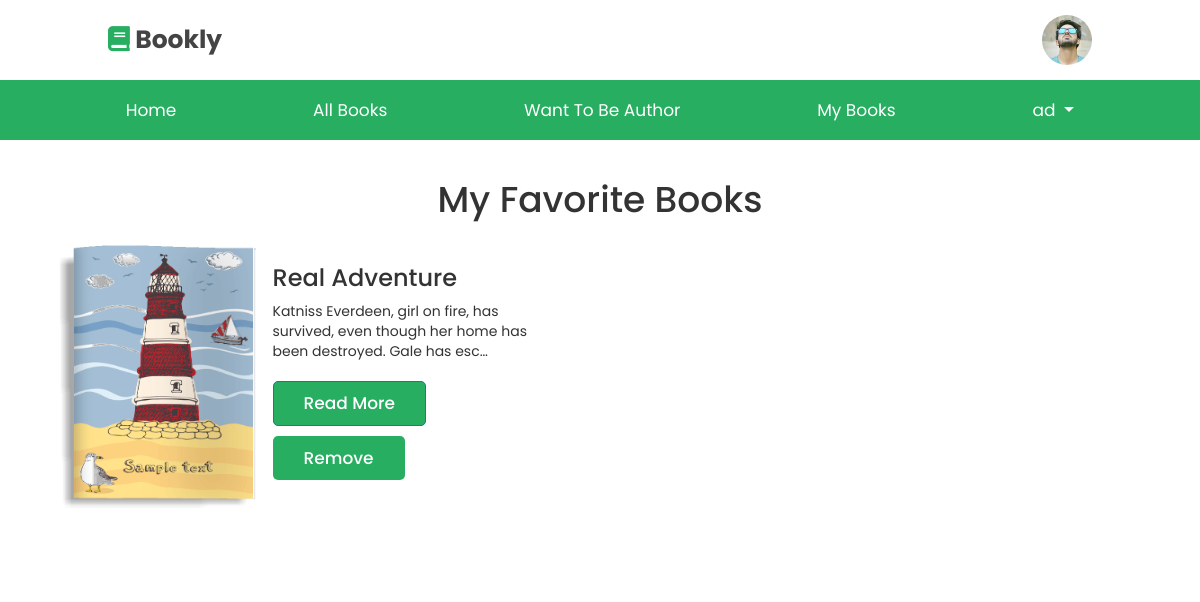
The app's page /favorite-books/ (signed in), older data.
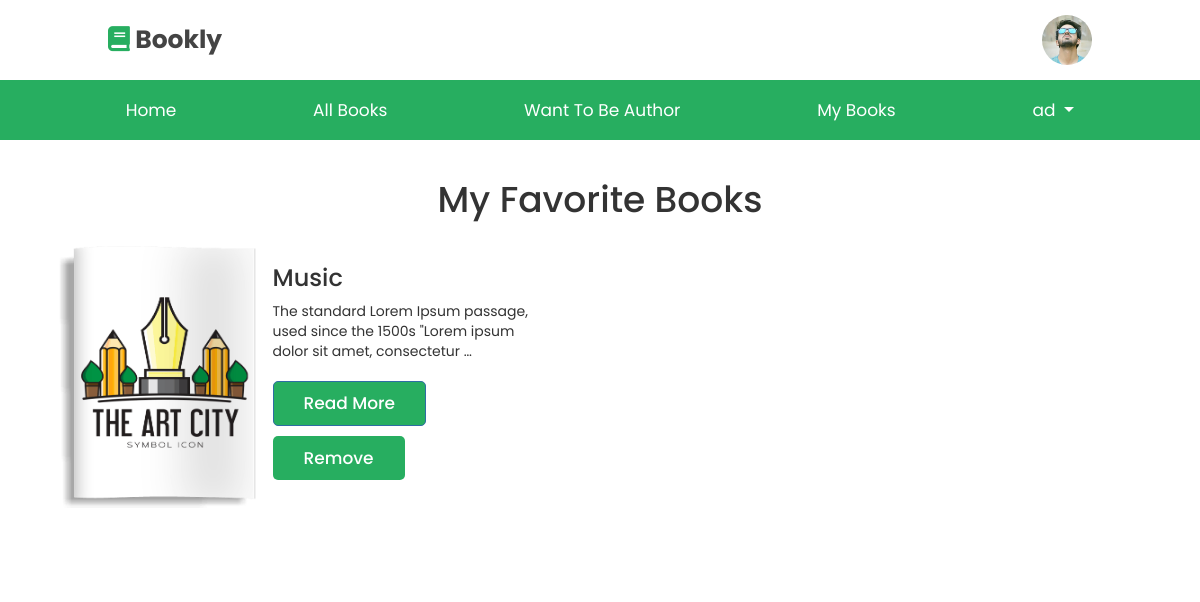
The same page, newer data.
### main_app/models.py (models this page shows, shortened)
class Favorite(models.Model):
    book = models.ForeignKey(Book, on_delete=models.CASCADE, null=True)
    user = models.ForeignKey(CustomUser, on_delete=models.CASCADE)
    slug = models.SlugField(max_length=250)
    created_date = models.DateTimeField(auto_now_add=True)

class Book(models.Model):
    category = models.ForeignKey(Category, on_delete=models.CASCADE, related_name="books")
    name = models.CharField(max_length=50, unique=True)
    author = models.CharField(max_length=50)
    description = models.TextField()
    cover = models.ImageField(upload_to="images/")
    price = models.DecimalField(max_digits=6, decimal_places=2)
    discount_price = models.DecimalField(max_digits=6, decimal_places=2, null=True, blank=True)
    slug = models.SlugField(max_length=250, unique=True)
    is_active = models.BooleanField(default=True)
    is_new = models.BooleanField(default=False)
    created_at = models.DateTimeField(default=timezone.now)

### main_app/views.py (the view)
# urls.py: path("favorite-books/", views.FavoriteBooksView.as_view(), name="favorite_books"),
class FavoriteBooksView(LoginRequiredMixin, ListView):
    model = Favorite
    template_name = "favorite/list.html"
    def get_context_data(self, **kwargs):
        context = super().get_context_data(**kwargs)
        favorites = Favorite.objects.filter(user=self.request.user)
        context["favorites"] = favorites
        return context

### main_app/templates/favorite/list.html (shortened to what this page needs)
{% extends 'base.html' %}
{% block content %}
    <div class="container">
        <h1 class='text-center mb-4'>My Favorite Books</h1>
        <div class="row mb-5">
            {% for fav in favorites %}
                <div class="col-2 me-4 mb-5">
                    <img class="cover-pic" src="{{ fav.book.cover.url }}">
                </div>
                <div class="col-3 ms-5 mt-3">
                    <h3>{{ fav.book.name }}</h3>
                    <p>
                        {{ fav.book.description|truncatechars:100 }}
                    </p>
                    <a class="btn btn-primary" href="{% url 'read_book' fav.book.slug %}">
                        Read More
                    </a>
                    <a href="{% url 'confirm_delete_fav_book' fav.book.slug fav.id  %}" type='submit' class="btn">Remove</a>
                </div>
            {% endfor %}
        </div>
    </div>
{% endblock %}

Row changes from the older to the newer data that the page shows:
removed Favorite: book.cover (picture), book.name "Real Adventure", book.description "Katniss Everdeen, girl on fire, has survived, even though her home has been destroyed. Gale has esc…"
added Favorite: book.cover (picture), book.name "Music", book.description "The standard Lorem Ipsum passage, used since the 1500s \"Lorem ipsum dolor sit amet, consectetur …"
